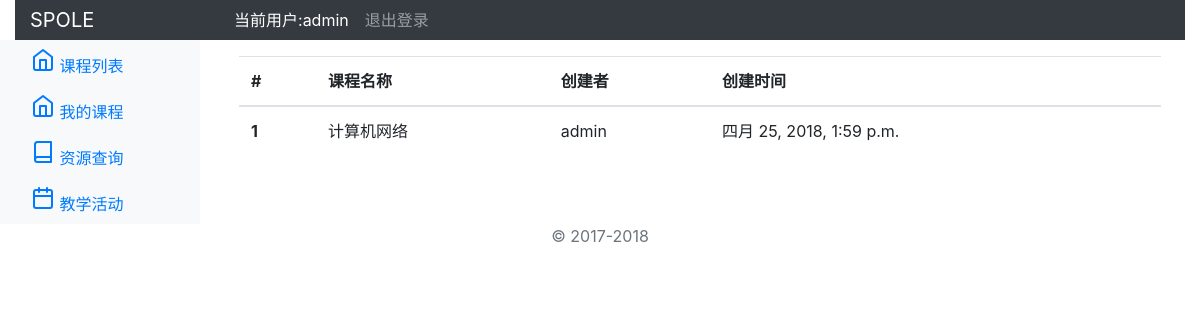
Before: /ple/my_course/ (signed in) with the older database file.
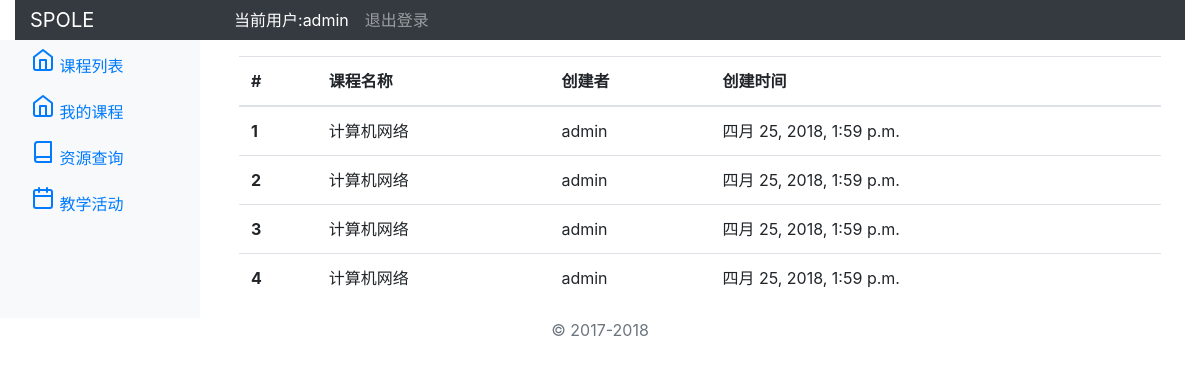
After: the same page with the newer database file.
### cms/models.py (models this page shows, shortened)
class Member(models.Model):
    ROLE_CHOICES = (
    ('teacher', '教师'),
    ('student', '学生'),
    )
    course = models.ForeignKey(Course,on_delete=models.CASCADE,related_name="members",default=None,verbose_name='所属课程')
    name = models.CharField(max_length=300,verbose_name='姓名')
    sno = models.CharField(max_length=300,verbose_name='学号')
    user = models.ForeignKey(User,on_delete=models.SET_NULL,related_name="members",null=True,blank=True,default=None,verbose_name='系统用户')
    role = models.CharField(max_length=300,choices=ROLE_CHOICES,verbose_name='角色')
    joined = models.DateTimeField(auto_now_add=True,verbose_name='加入时间')
    class Meta:
        verbose_name_plural = '成员'

class Course(models.Model):
    name = models.CharField(max_length=300,verbose_name='课程名称')
    code = models.CharField(max_length=300,verbose_name='课程代码')
    introduction = RichTextUploadingField(verbose_name='课程简介')#引入ckeditor编辑器
    picture = models.ImageField(verbose_name='课程封面')
    term = models.CharField(max_length=300,verbose_name='学期代码')
    author = models.ForeignKey(User,on_delete=models.CASCADE,\
      related_name="courses",default=None,verbose_name='创建者')#外键型字段
    created = models.DateTimeField(auto_now_add=True)
    class Meta:
        verbose_name_plural = '课程'

### ple/views.py (the view)
# urls.py: path('my_course/',views.my_course_list,name="ple_my_course"),#我的课程列表
def my_course_list(request):
    members = request.user.members.all()#获取登录用户，反向查询课程成员
    return render(request, "ple_my_course_list.html",{"members":members})

### ple/templates/ple_my_course_list.html (shortened to what this page needs)
{% extends "base_ple.html" %}
{% block content %}
<div class="container">
   <table class="table">
    <thead>
      <tr>
        <th scope="col">#</th>
        <th scope="col">课程名称</th>
        <th scope="col">创建者</th>
        <th scope="col">创建时间</th>
      </tr>
    </thead>
    <tbody>
    {% for member in members %}
      <tr>
        <th scope="row">{{forloop.counter}}</th>
        <td>{{member.course.name}}</td>
        <td>{{member.course.author}}</td>
        <td>{{member.course.created}}</td>
      </tr>
    {% endfor %}
    </tbody>
  </table>
</div>
{% endblock %}

Changed rows visible on the page:
added Member: course.name "计算机网络", course.author "admin", course.created "四月 25, 2018, 1:59 p.m."
added Member: course.name "计算机网络", course.author "admin", course.created "四月 25, 2018, 1:59 p.m."
added Member: course.name "计算机网络", course.author "admin", course.created "四月 25, 2018, 1:59 p.m."
